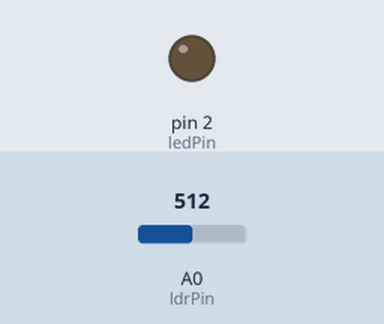
Simulated run of this sketch. Board: Arduino Uno, built with avr-gcc and run on an emulated ATmega328P. Parts: output pins drawn as LEDs (lit = HIGH). The test bench sets the inputs (shaded band); at power-on: A0 (ldrPin) = 512. What the sketch prints to the serial monitor is not drawn.

Above: at 1.2 s.
1.3 s: A0 (ldrPin) set to 312
2.8 s: A0 (ldrPin) set to 286
At 3.1 s:
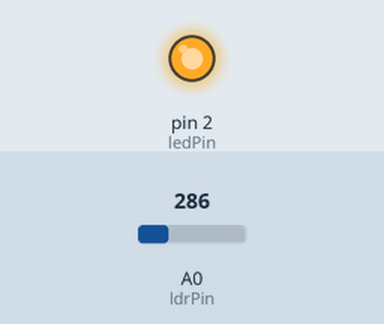
Timing chart, 0 to 5.8 s (numbered marks = the images above; inputs shaded):
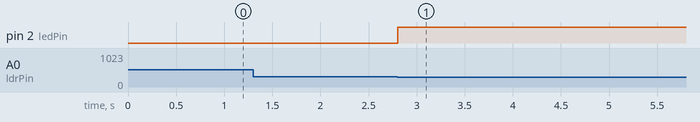

The sketch:

Street_Lights.ino
```cpp
//set pin numbers
//const won't change
const int ledPin = 2;   //the number of the LED pin
const int ldrPin = A0;  //the number of the LDR pin


void setup() {

  Serial.begin(57600);
  pinMode(ledPin, OUTPUT);  //initialize the LED pin as an output
  pinMode(ldrPin, INPUT);   //initialize the LDR pin as an input
}

void loop() {

  int ldrStatus = analogRead(ldrPin);   //read the status of the LDR value

  //check if the LDR status is <= 300
  //if it is, the LED is HIGH

   if (ldrStatus <=300) {

    digitalWrite(ledPin, HIGH);               //turn LED on
    Serial.println("LDR is DARK, LED is ON");
    sendChar('LDR is DARK, LED is ON');

   }
  else {

    digitalWrite(ledPin, LOW);          //turn LED off
    Serial.println("---------------");
    sendChar('LDR is BRIGHT, LED is OFF');
  }
}

void sendChar(char Ch)
{
     Serial.write(0XC9);
     Serial.write(Ch);
     Serial.write(0XCC);


}
```

Measured:
- the behaviour switches between 301 and 300 on A0 (ldrPin) (found by bisection; images 0 and 1)
- after the input at 1.3 s, every drawn part: stays the same
- after the input at 2.8 s, pin 2 (ledPin): LOW → HIGH at once
